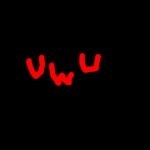
#> input picture report_images/150x150_target1.jpg, 150 x 150 px, found by its file name
$ python rl_generate_test.py
#> lines starting #> are read from the running program, lines starting #| are printed output that depends on the picture
import diffractsim
import numpy as np
from tqdm import tqdm
from PIL import Image

diffractsim.set_backend("CUDA") #Change the string to "CUDA" to use GPU acceleration
#> (this line was passed over: diffractsim is not available in this run)

from diffractsim import MonochromaticField, ApertureFromImage, mm, nm, cm

def flatten(array):
    out = np.ndarray((array.shape[0], array.shape[1]))

    for i in range(len(array)):
        for j in range(len(array[0])):
            out[i][j] = array[i][j][0] + array[i][j][1] + array[i][j][2]

    return out

def mse(A, B):
    return np.square(np.subtract(A, B)).mean()

ref_img = Image.open("150x150_target1.jpg")
#> ref_img is the input picture: PIL image 150x150 RGB; mean R, G, B 8.4, 0.2, 0.2
ref_img = ref_img.convert("RGB")
ref_img = np.asarray(ref_img)/255
#> ref_img: shape (150, 150, 3) float64
ref_img = flatten(ref_img)
#> the loop in flatten, `for i in range(len(array)):` made 150 passes
#> after the loop in flatten, `for i in range(len(array)):`:
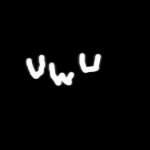
#> out: shape (150, 150) float64; min 0, max 1.01, mean 0.0346; drawn with min black and max white


F = MonochromaticField(
#> (the run stopped early here; a loop or call above may not have finished)
